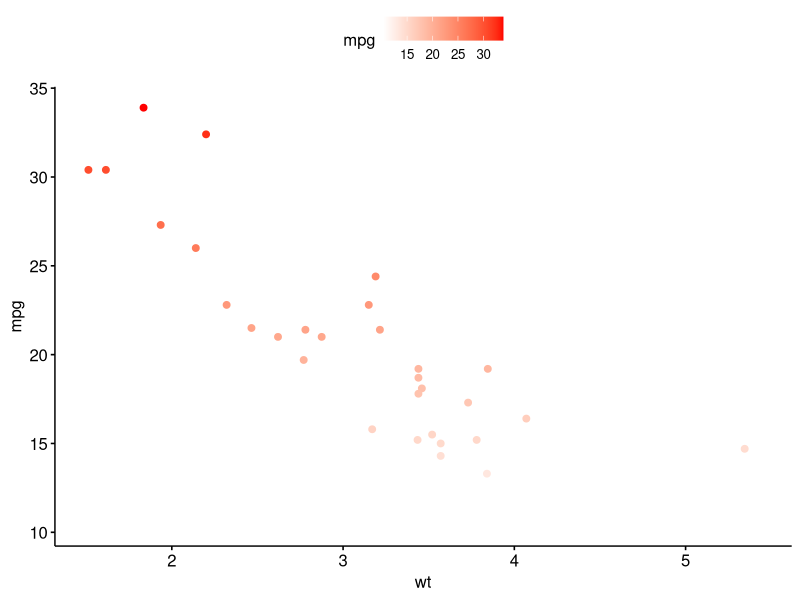
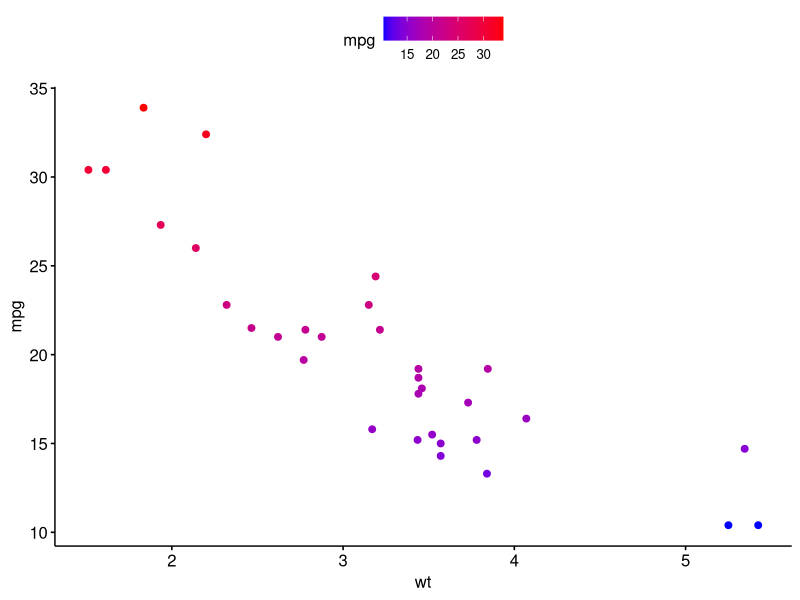
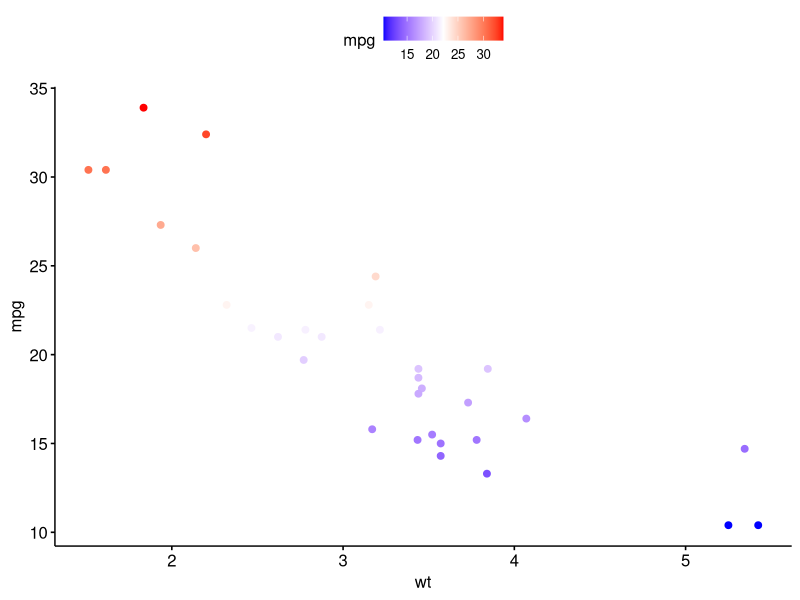
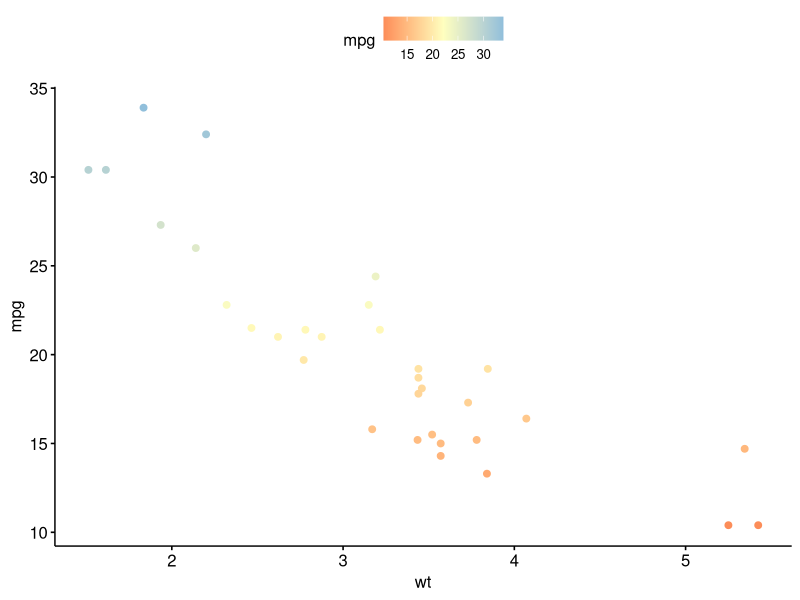
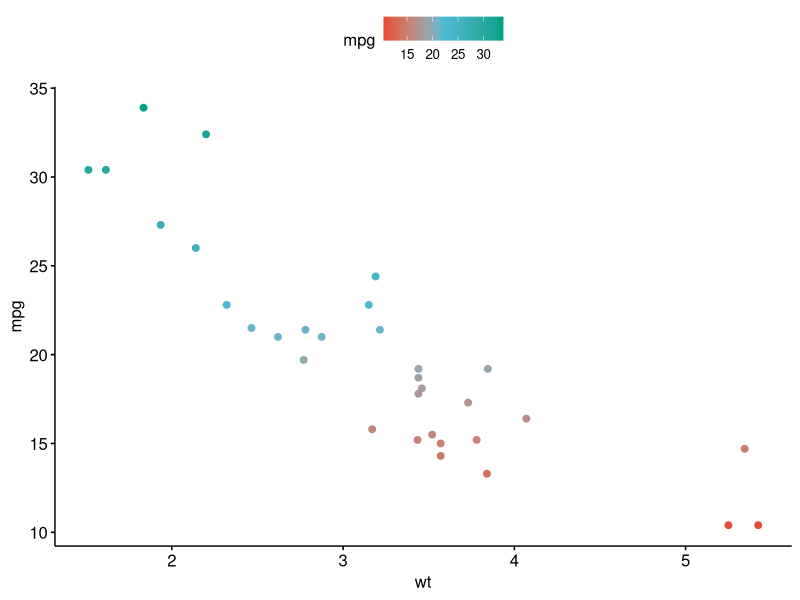

Generate these figures, in order, with R:
library(ggpubr)


### Name: gradient_color
### Title: Set Gradient Color
### Aliases: gradient_color gradient_fill

### ** Examples

df <- mtcars
p <- ggscatter(df, x = "wt", y = "mpg",
               color = "mpg")

# Change gradient color
# Use one custom color
p + gradient_color("red")

# Two colors
p + gradient_color(c("blue",  "red"))

# Three colors
p + gradient_color(c("blue", "white", "red"))

# Use RColorBrewer palette
p + gradient_color("RdYlBu")

# Use ggsci color palette
p + gradient_color("npg")
